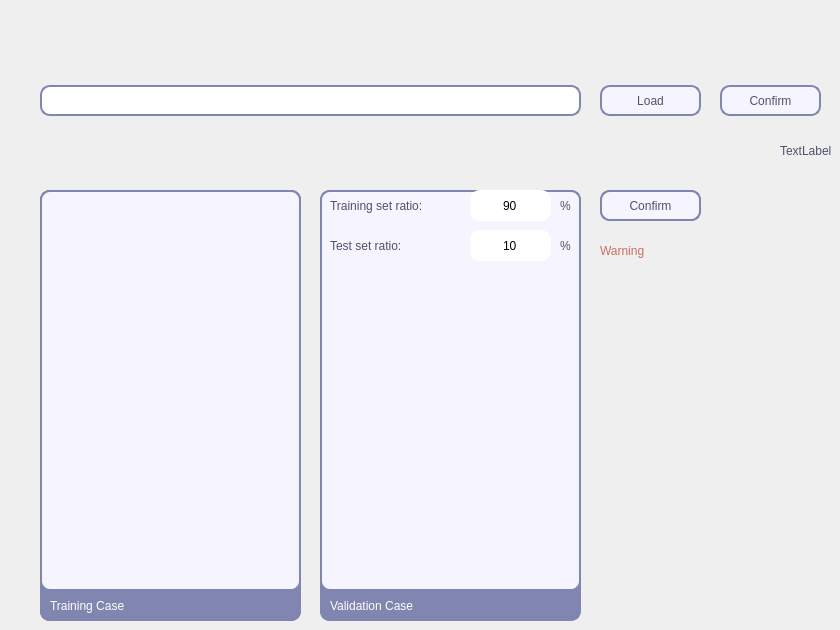
    <widget class="QWidget" name="DataFit">
     <attribute name="title">
      <string>Data Fitting</string>
     </attribute>
     <widget class="QPushButton" name="Load">
      <property name="geometry">
       <rect>
        <x>600</x>
        <y>85</y>
        <width>101</width>
        <height>31</height>
       </rect>
      </property>
      <property name="styleSheet">
       <string notr="true">QPushButton{
font:13pt &quot;Dubai&quot;;
color:#4e526b;
background-color:#f6f5ff;
border-radius:10px;
border-style:solid;
border-width:2px;
border-color:#8186b0;
padding:5px;
}

QPushButton::hover{
color:#ffffff;
background-color:#9fa7e7;
border-color:#8186b0;
}

QPushButton::pressed,QPushButton::checked{
color:#ffffff;
background-color:qlineargradient(spread:pad, x1:0, y1:0, x2:0, y2:1, stop:0 #9099d1, stop:1 #b0bbff)
}
</string>
      </property>
      <property name="text">
       <string>Load</string>
      </property>
      <property name="checkable">
       <bool>false</bool>
      </property>
      <property name="autoRepeat">
       <bool>false</bool>
      </property>
      <property name="autoDefault">
       <bool>false</bool>
      </property>
      <property name="default">
       <bool>false</bool>
      </property>
      <property name="flat">
       <bool>false</bool>
      </property>
     </widget>
     <widget class="QPushButton" name="Confirm">
      <property name="geometry">
       <rect>
        <x>720</x>
        <y>85</y>
        <width>101</width>
        <height>31</height>
       </rect>
      </property>
      <property name="styleSheet">
       <string notr="true">QPushButton{
font:13pt &quot;Dubai&quot;;
color:#4e526b;
background-color:#f6f5ff;
border-radius:10px;
border-style:solid;
border-width:2px;
border-color:#8186b0;
padding:5px;
}

QPushButton::hover{
color:#ffffff;
background-color:#9fa7e7;
border-color:#8186b0;
}

QPushButton::pressed,QPushButton::checked{
color:#ffffff;
background-color:qlineargradient(spread:pad, x1:0, y1:0, x2:0, y2:1, stop:0 #9099d1, stop:1 #b0bbff)
}
</string>
      </property>
      <property name="text">
       <string>Confirm</string>
      </property>
     </widget>
     <widget class="QTextBrowser" name="DataLogBox">
      <property name="geometry">
       <rect>
        <x>40</x>
        <y>190</y>
        <width>261</width>
        <height>431</height>
       </rect>
      </property>
      <property name="styleSheet">
       <string notr="true">background-color:rgb(255, 255, 255);
font:12pt &quot;Dubai&quot;;
border-radius:10px;
border-style:solid;
border-width:2px;
border-color:#8186b0;</string>
      </property>
      <property name="html">
       <string>&lt;!DOCTYPE HTML PUBLIC &quot;-//W3C//DTD HTML 4.0//EN&quot; &quot;http://www.w3.org/TR/REC-html40/strict.dtd&quot;&gt;
&lt;html&gt;&lt;head&gt;&lt;meta name=&quot;qrichtext&quot; content=&quot;1&quot; /&gt;&lt;style type=&quot;text/css&quot;&gt;
p, li { white-space: pre-wrap; }
&lt;/style&gt;&lt;/head&gt;&lt;body style=&quot; font-family:'Dubai'; font-size:12pt; font-weight:400; font-style:normal;&quot;&gt;
&lt;p style=&quot; margin-top:0px; margin-bottom:0px; margin-left:0px; margin-right:0px; -qt-block-indent:0; text-indent:0px;&quot;&gt;Logbox&lt;/p&gt;
&lt;p style=&quot;-qt-paragraph-type:empty; margin-top:0px; margin-bottom:0px; margin-left:0px; margin-right:0px; -qt-block-indent:0; text-indent:0px;&quot;&gt;&lt;br /&gt;&lt;/p&gt;&lt;/body&gt;&lt;/html&gt;</string>
      </property>
     </widget>
     <widget class="QWidget" name="ProgressBar" native="true">
      <property name="geometry">
       <rect>
        <x>30</x>
        <y>130</y>
        <width>751</width>
        <height>41</height>
       </rect>
      </property>
     </widget>
     <widget class="QLineEdit" name="FilePath">
      <property name="geometry">
       <rect>
        <x>40</x>
        <y>85</y>
        <width>541</width>
        <height>31</height>
       </rect>
      </property>
      <property name="styleSheet">
       <string notr="true">background-color:rgb(255, 255, 255);
font:13pt &quot;Dubai&quot;;
border-radius:10px;
border-style:solid;
border-width:2px;
border-color:#8186b0;</string>
      </property>
     </widget>
     <widget class="QLabel" name="Percentage">
      <property name="geometry">
       <rect>
        <x>780</x>
        <y>130</y>
        <width>51</width>
        <height>41</height>
       </rect>
      </property>
      <property name="styleSheet">
       <string notr="true">font:12pt &quot;Dubai&quot;;
color:#4e526b;</string>
      </property>
      <property name="text">
       <string>TextLabel</string>
      </property>
     </widget>
     <widget class="QLineEdit" name="TrainRatio">
      <property name="geometry">
       <rect>
        <x>470</x>
        <y>190</y>
        <width>81</width>
        <height>31</height>
       </rect>
      </property>
      <property name="styleSheet">
       <string notr="true">background-color:#ffffff;
font:12pt &quot;Dubai&quot;;
border-radius:10px;

</string>
      </property>
      <property name="text">
       <string>90</string>
      </property>
      <property name="alignment">
       <set>Qt::AlignCenter</set>
      </property>
     </widget>
     <widget class="QLabel" name="RatioLabel">
      <property name="geometry">
       <rect>
        <x>330</x>
        <y>190</y>
        <width>141</width>
        <height>31</height>
       </rect>
      </property>
      <property name="styleSheet">
       <string notr="true">color:#4e526b;
font:13pt &quot;Dubai&quot;;</string>
      </property>
      <property name="text">
       <string>Training set ratio:</string>
      </property>
     </widget>
     <widget class="QLabel" name="RatioLabel2">
      <property name="geometry">
       <rect>
        <x>560</x>
        <y>190</y>
        <width>51</width>
        <height>31</height>
       </rect>
      </property>
      <property name="styleSheet">
       <string notr="true">color:#4e526b;
font:13pt &quot;Dubai&quot;;</string>
      </property>
      <property name="text">
       <string>%</string>
      </property>
     </widget>
     <widget class="QLineEdit" name="TestRatio">
      <property name="geometry">
       <rect>
        <x>470</x>
        <y>230</y>
        <width>81</width>
        <height>31</height>
       </rect>
      </property>
      <property name="styleSheet">
       <string notr="true">background-color:#ffffff;
font: 12pt &quot;Dubai&quot;;
border-radius:10px;
</string>
      </property>
      <property name="text">
       <string>10</string>
      </property>
      <property name="alignment">
       <set>Qt::AlignCenter</set>
      </property>
      <property name="readOnly">
       <bool>true</bool>
      </property>
      <property name="clearButtonEnabled">
       <bool>false</bool>
      </property>
     </widget>
     <widget class="QLabel" name="RatioLabel3">
      <property name="geometry">
       <rect>
        <x>560</x>
        <y>230</y>
        <width>51</width>
        <height>31</height>
       </rect>
      </property>
      <property name="styleSheet">
       <string notr="true">color:#4e526b;
font:13pt &quot;Dubai&quot;;</string>
      </property>
      <property name="text">
       <string>%</string>
      </property>
     </widget>
     <widget class="QPushButton" name="Confirm2">
      <property name="geometry">
       <rect>
        <x>600</x>
        <y>190</y>
        <width>101</width>
        <height>31</height>
       </rect>
      </property>
      <property name="layoutDirection">
       <enum>Qt::LeftToRight</enum>
      </property>
      <property name="styleSheet">
       <string notr="true">QPushButton{
font:13pt &quot;Dubai&quot;;
color:#4e526b;
background-color:#f6f5ff;
border-radius:10px;
border-style:solid;
border-width:2px;
border-color:#8186b0;
padding:5px;
}

QPushButton::hover{
color:#ffffff;
background-color:#9fa7e7;
border-color:#8186b0;
}

QPushButton::pressed,QPushButton::checked{
color:#ffffff;
background-color:qlineargradient(spread:pad, x1:0, y1:0, x2:0, y2:1, stop:0 #9099d1, stop:1 #b0bbff)
}</string>
      </property>
      <property name="text">
       <string>Confirm</string>
      </property>
      <property name="checkable">
       <bool>true</bool>
      </property>
     </widget>
     <widget class="QListWidget" name="TestCase">
      <property name="geometry">
       <rect>
        <x>320</x>
        <y>190</y>
        <width>261</width>
        <height>401</height>
       </rect>
      </property>
      <property name="styleSheet">
       <string notr="true">QListWidget{font:12pt &quot;Dubai&quot;;
color:#4e526b;
background-color:#f6f5ff;
border-radius:10px;
border-style:solid;
border-width:2px;
border-color:#8186b0;
padding:5px;
alternate-background-color:beige;}

QListWidget::item:selected {color:#ffffff;
background-color:#9fa7e7;}
QListWidget::item:hover {color:#ffffff;
background-color:qlineargradient(spread:pad, x1:0, y1:0, x2:0, y2:1, stop:0 #9099d1, stop:1 #b0bbff);}</string>
      </property>
     </widget>
     <widget class="QWidget" name="bgwidget3" native="true">
      <property name="geometry">
       <rect>
        <x>320</x>
        <y>190</y>
        <width>261</width>
        <height>431</height>
       </rect>
      </property>
      <property name="styleSheet">
       <string notr="true">font:12pt &quot;Dubai&quot;;
background-color:#8186b0;
border-radius:10px;
border-style:solid;
border-width:2px;
border-color:#8186b0;
padding:5px;
alternate-background-color:beige;</string>
      </property>
      <widget class="QLabel" name="TestCaseText">
       <property name="geometry">
        <rect>
         <x>0</x>
         <y>400</y>
         <width>131</width>
         <height>31</height>
        </rect>
       </property>
       <property name="styleSheet">
        <string notr="true">color:#ffffff;
font:13pt &quot;Dubai&quot;;</string>
       </property>
       <property name="text">
        <string>Validation Case</string>
       </property>
      </widget>
     </widget>
     <widget class="QLabel" name="Warning3">
      <property name="geometry">
       <rect>
        <x>600</x>
        <y>230</y>
        <width>101</width>
        <height>41</height>
       </rect>
      </property>
      <property name="styleSheet">
       <string notr="true">font:11pt &quot;Dubai&quot;;
color:#c86f63;</string>
      </property>
      <property name="text">
       <string>Warning</string>
      </property>
      <property name="wordWrap">
       <bool>true</bool>
      </property>
     </widget>
     <widget class="QLabel" name="RatioLabel4">
      <property name="geometry">
       <rect>
        <x>330</x>
        <y>230</y>
        <width>141</width>
        <height>31</height>
       </rect>
      </property>
      <property name="styleSheet">
       <string notr="true">color:#4e526b;
font:13pt &quot;Dubai&quot;;</string>
      </property>
      <property name="text">
       <string>Test set ratio:</string>
      </property>
     </widget>
     <widget class="QListWidget" name="TrainCase">
      <property name="geometry">
       <rect>
        <x>40</x>
        <y>190</y>
        <width>261</width>
        <height>401</height>
       </rect>
      </property>
      <property name="styleSheet">
       <string notr="true">QListWidget{font:12pt &quot;Dubai&quot;;
color:#4e526b;
background-color:#f6f5ff;
border-radius:10px;
border-style:solid;
border-width:2px;
border-color:#8186b0;
padding:5px;
alternate-background-color:beige;}

QListWidget::item:selected {color:#ffffff;
background-color:#9fa7e7;}
QListWidget::item:hover {color:#ffffff;
background-color:qlineargradient(spread:pad, x1:0, y1:0, x2:0, y2:1, stop:0 #9099d1, stop:1 #b0bbff);}</string>
      </property>
     </widget>
     <widget class="QWidget" name="bgwidget4" native="true">
      <property name="geometry">
       <rect>
        <x>40</x>
        <y>190</y>
        <width>261</width>
        <height>431</height>
       </rect>
      </property>
      <property name="styleSheet">
       <string notr="true">font:12pt &quot;Dubai&quot;;
background-color:#8186b0;
border-radius:10px;
border-style:solid;
border-width:2px;
border-color:#8186b0;
padding:5px;
alternate-background-color:beige;</string>
      </property>
      <widget class="QLabel" name="TrainCaseText">
       <property name="geometry">
        <rect>
         <x>0</x>
         <y>400</y>
         <width>131</width>
         <height>31</height>
        </rect>
       </property>
       <property name="styleSheet">
        <string notr="true">color:#ffffff;
font:13pt &quot;Dubai&quot;;</string>
       </property>
       <property name="text">
        <string>Training Case</string>
       </property>
      </widget>
     </widget>
     <widget class="QPushButton" name="Confirm3">
      <property name="geometry">
       <rect>
        <x>600</x>
        <y>190</y>
        <width>101</width>
        <height>31</height>
       </rect>
      </property>
      <property name="layoutDirection">
       <enum>Qt::LeftToRight</enum>
      </property>
      <property name="styleSheet">
       <string notr="true">QPushButton{
font:13pt &quot;Dubai&quot;;
color:#4e526b;
background-color:#f6f5ff;
border-radius:10px;
border-style:solid;
border-width:2px;
border-color:#8186b0;
padding:5px;
}

QPushButton::hover{
color:#ffffff;
background-color:#9fa7e7;
border-color:#8186b0;
}

QPushButton::pressed,QPushButton::checked{
color:#ffffff;
background-color:qlineargradient(spread:pad, x1:0, y1:0, x2:0, y2:1, stop:0 #9099d1, stop:1 #b0bbff)
}</string>
      </property>
      <property name="text">
       <string>Confirm</string>
      </property>
      <property name="checkable">
       <bool>true</bool>
      </property>
     </widget>
     <zorder>DataLogBox</zorder>
     <zorder>bgwidget4</zorder>
     <zorder>TrainCase</zorder>
     <zorder>bgwidget3</zorder>
     <zorder>ProgressBar</zorder>
     <zorder>Percentage</zorder>
     <zorder>Load</zorder>
     <zorder>Confirm</zorder>
     <zorder>FilePath</zorder>
     <zorder>TestCase</zorder>
     <zorder>Warning3</zorder>
     <zorder>TrainRatio</zorder>
     <zorder>RatioLabel</zorder>
     <zorder>RatioLabel2</zorder>
     <zorder>RatioLabel4</zorder>
     <zorder>TestRatio</zorder>
     <zorder>RatioLabel3</zorder>
     <zorder>Confirm2</zorder>
     <zorder>Confirm3</zorder>
    </widget>
